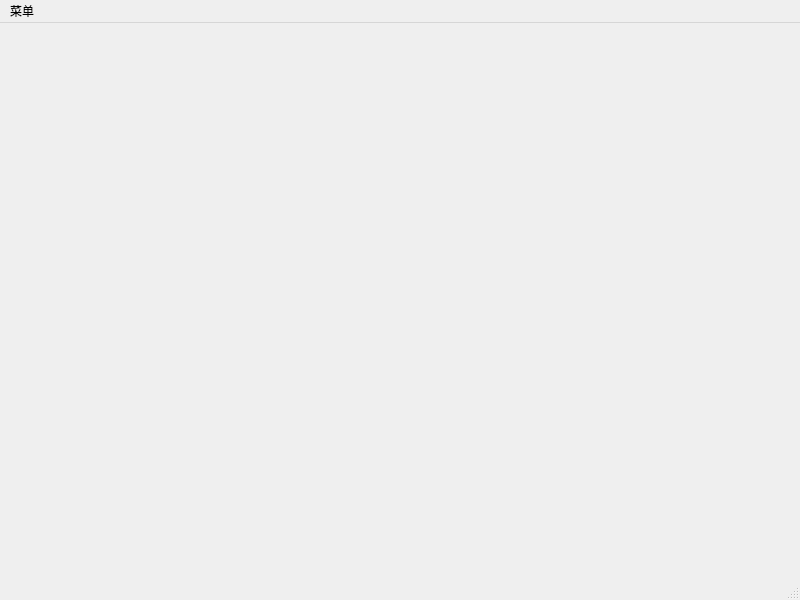
<?xml version="1.0" encoding="UTF-8"?>
<ui version="4.0">
 <class>SelectLevelScene</class>
 <widget class="QMainWindow" name="SelectLevelScene">
  <property name="geometry">
   <rect>
    <x>0</x>
    <y>0</y>
    <width>800</width>
    <height>600</height>
   </rect>
  </property>
  <property name="windowTitle">
   <string>MainWindow</string>
  </property>
  <widget class="QWidget" name="centralwidget"/>
  <widget class="QMenuBar" name="menubar">
   <property name="geometry">
    <rect>
     <x>0</x>
     <y>0</y>
     <width>800</width>
     <height>23</height>
    </rect>
   </property>
   <widget class="QMenu" name="menu">
    <property name="title">
     <string>菜单</string>
    </property>
    <addaction name="startAct"/>
    <addaction name="exitAct"/>
   </widget>
   <addaction name="menu"/>
  </widget>
  <widget class="QStatusBar" name="statusbar"/>
  <action name="startAct">
   <property name="text">
    <string>开始</string>
   </property>
  </action>
  <action name="exitAct">
   <property name="text">
    <string>退出</string>
   </property>
  </action>
 </widget>
 <resources/>
 <connections/>
</ui>
